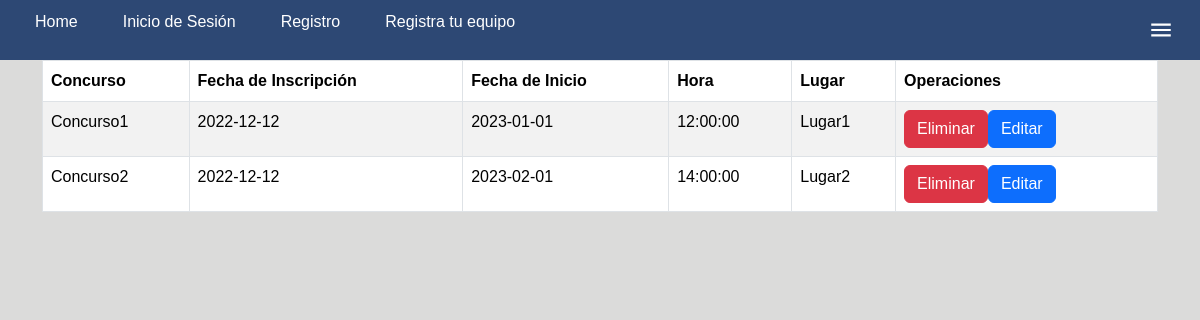
The app's page /Vista/ListaConcursos.php with its own data.
### tables this page shows
create table
    Concursos (
        IdC int auto_increment,
        NombreC varchar(50) not null,
        FechaI date not null,
        FechaC date not null,
        HoraC time not null,
        LugarC varchar(50) not null,
        primary key (IdC)
    );

### datos/conexion.php (called while the page is built, shortened)
<?php
class Conexion
{
    private static $servidor = 'localhost' ;
    private static $db = 'Coding' ;
    private static $usuario = 'root';
    private static $password = 'root';
    private static $puerto = '3306';
    private static $conexion  = null;
    public static function conectar()
    {
        if (self::$conexion==null)
        {
            try
            {
                self::$conexion =  new PDO( "mysql:host=".self::$servidor.";port=".self::$puerto.";dbname=".self::$db, self::$usuario, self::$password);
                self::$conexion->setAttribute(PDO::ATTR_ERRMODE, PDO::ERRMODE_EXCEPTION);
            }
            catch(PDOException $e)
            {
                exit($e->getMessage());
            }
        }
        return self::$conexion;
    }
    public static function desconectar()
    {
        self::$conexion = null;
    }
}
?>

### datos/daoConcursos.php (called while the page is built, shortened)
<?php
require_once ('conexion.php');
class DAOConcursos
{
    private $conexion;
    private function conectar()
    {
        try {
            $this->conexion = Conexion::conectar();
        } catch (Exception $e) {
            die($e->getMessage());
        }
    }
    public function obtenerTodos()
    {
        try {
            $lista = array();
            $sentenciaSQL = $this->conexion->prepare("SELECT * FROM Concursos");
            $sentenciaSQL->execute();
            $resultado = $sentenciaSQL->fetchAll(PDO::FETCH_OBJ);
            foreach ($resultado as $row) {
                $obj = new Concursos();
                $obj->IdC = $row->IdC;
                $obj->NombreC = $row->NombreC;
                $obj->FechaI = $row->FechaI;
                $obj->FechaC = $row->FechaC;
                $obj->HoraC = $row->HoraC;
                $obj->LugarC = $row->LugarC;
                $lista[] = $obj;
            }
            return $lista;
        } catch (PDOException $e) {
            return null;
        } finally {
            Conexion::desconectar();
        }
    }
}

### Vista/ListaConcursos.php (the view, shortened to what this page needs)
<!DOCTYPE html>
<html lang="en">
<head>
    <link rel="stylesheet" href="css/bootstrap.min.css">
    <link rel="stylesheet" href="../dt/DataTables-1.13.6/css/dataTables.bootstrap5.min.css">
    <link rel="stylesheet" href="../dt/Buttons-2.4.2/css/buttons.bootstrap5.min.css">
</head>
<body>
    <?php
    require('../Principal/menu.php');
    require('../datos/conexion.php');
    require('../datos/daoConcursos.php');
    $daoConcursos = new DAOConcursos();
    $concursos = $daoConcursos->obtenerTodos();
    ?>
<div class="container">
        <table id="lista" class="table table-striped table-bordered">
            <thead>
                <tr>
                    <th>Concurso</th>
                    <th>Fecha de Inscripción</th>
                    <th>Fecha de Inicio</th>
                    <th>Hora</th>
                    <th>Lugar</th>
                    <th>Operaciones</th>
                </tr>
            </thead>
            <tbody>
                <?php
                if ($concursos) {
                    foreach ($concursos as $concurso) {
                        echo "<tr><td>{$concurso->NombreC}</td>",
                        "<td>{$concurso->FechaI}</td>",
                        "<td>{$concurso->FechaC}</td>",
                        "<td>{$concurso->HoraC}</td>",
                        "<td>{$concurso->LugarC}</td>",
                        "<td>",
                        "<button class='btn btn-danger btn-eliminar' data-idc='{$concurso->IdC}' data-nombre='{$concurso->NombreC}'>Eliminar</button>",
                        "<button class='btn btn-primary btn-editar' data-idc='{$concurso->IdC}'>Editar</button>",
                        "</td>",
                        "</tr>";
                    }
                } else {
                    echo "<tr><td colspan='6'>No se encontraron registros</td></tr>";
                }
                ?>
            </tbody>
        </table>
    </div>
</body>
</html>

### estilos/estilos.css (style rules this page uses)
body { margin: 0; padding: 0; font-family: 'Arial', sans-serif; background-color: #dbdbda; }

### records on screen
concursos: NombreC "Concurso1", FechaI "2022-12-12", FechaC "2023-01-01", HoraC "12:00:00", LugarC "Lugar1"
concursos: NombreC "Concurso2", FechaI "2022-12-12", FechaC "2023-02-01", HoraC "14:00:00", LugarC "Lugar2"
